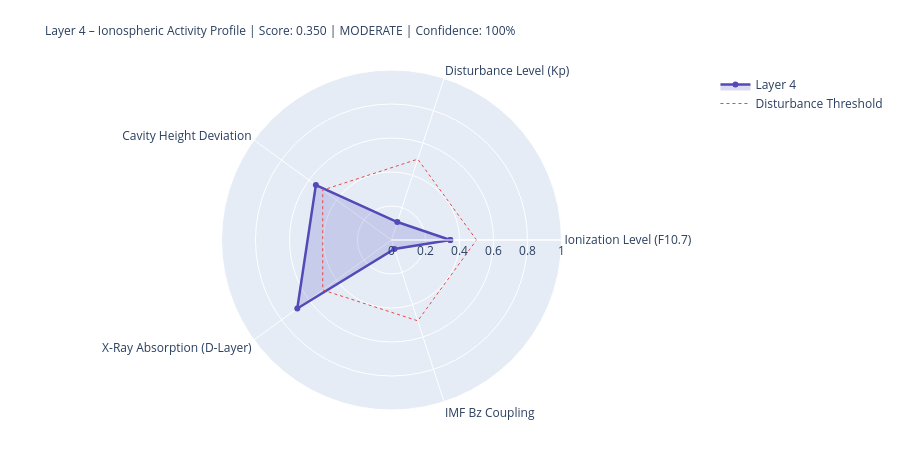

Notebook source saved alongside this figure:
### Markdown cell above
---
## 4. State Assessment & Handoff to Layer 5

### Code cell
# ============================================================
# LAYER-4-SCORE
# ============================================================

COMPONENTS = {
    'Ionization Level (F10.7)':    {'score': ioniz,       'source': 'primary' if f107_now else 'from_layer0', 'dynamic': True},
    'Disturbance Level (Kp)':          {'score': disturb,     'source': 'primary' if kp_now   else 'from_layer0', 'dynamic': True},
    'Cavity Height Deviation':    {'score': h_dev,       'source': 'derived',                                'dynamic': True},
    'X-Ray Absorption (D-Layer)':{'score': xray_ioniz,  'source': 'primary' if xray_now else 'missing',     'dynamic': True},
    'IMF Bz Coupling':             {'score': bz_coupling, 'source': 'primary' if bz_now   else 'from_layer0', 'dynamic': True},
}

available    = {k: v['score'] for k, v in COMPONENTS.items() if v['score'] is not None}
unavailable  = [k for k, v in COMPONENTS.items() if v['score'] is None]
layer4_score = round(sum(available.values()) / len(available), 4) if available else None
confidence   = round(len(available) / len(COMPONENTS), 2)
level = ('unknown' if layer4_score is None
         else 'quiet'   if layer4_score < 0.3
         else 'moderate' if layer4_score < 0.6
         else 'active')
dominant_l4 = max(available, key=available.get) if available else 'none'

# Resonance delta for Schumann SR-1
sr1_ref = schumann_freq(1, 80.0)
sr1_now = schumann_freq(1, h_eff)
sr1_delta_mhz = (sr1_now - sr1_ref) * 1000

# Propagation conditions
prop_cond = ('disturbed'   if kp_val > 4
             else 'unsettled' if kp_val > 2
             else 'normal')
if xray_class in ['X', 'M']:
    prop_cond = 'Radio-Blackout moeglich'

W = 68
print('=' * W)
print('LAYER 4 – IONOSPHERE – STATE ASSESSMENT')
print('=' * W)
for name, comp in COMPONENTS.items():
    s = comp['score']
    if s is not None:
        bar = '█' * int(s * 20) + '░' * (20 - int(s * 20))
        print(f'  {name:<36} {bar}  {s:.3f}  [{comp["source"]}]')
    else:
        print(f'  {name:<36} {"─" * 20}  n/a   [missing]')
print('-' * W)
print(f'  Score:          {layer4_score:.3f}  ({len(available)}/{len(COMPONENTS)} components)')
print(f'  Confidence:     {confidence:.0%}')
print(f'  Level:          {level.upper()}')
print(f'  Dominant:       {dominant_l4}')
print(f'  Cavity height:  {h_eff:.1f} km  (Ref: 80.0 km)')
print(f'  SR-1:           {sr1_now:.3f} Hz  (Δ {sr1_delta_mhz:+.1f} mHz vs. ref)')
print(f'  Propagation:    {prop_cond}')
print(f'  X-Ray:          {xray_class}-class  ({xray_now:.2e} W/m²)' if xray_now else '  X-Ray:          n/a')
print('=' * W)

# Radar
cats   = list(available.keys())
vals_r = list(available.values())
if len(cats) >= 3:
    fig = go.Figure()
    fig.add_trace(go.Scatterpolar(
        r=vals_r + [vals_r[0]], theta=cats + [cats[0]],
        fill='toself', fillcolor='rgba(83,74,183,0.20)',
        line=dict(color='#534AB7', width=2.5), name='Layer 4'
    ))
    fig.add_trace(go.Scatterpolar(
        r=[0.5] * (len(cats)+1), theta=cats + [cats[0]],
        line=dict(color='#E24B4A', dash='dot', width=1),
        mode='lines', name='Disturbance Threshold'
    ))
    fig.update_layout(
        title=dict(
            text=f'Layer 4 – Ionospheric Activity Profile | Score: {layer4_score:.3f} | {level.upper()} | Confidence: {confidence:.0%}',
            font=dict(size=12)
        ),
        polar=dict(radialaxis=dict(visible=True, range=[0, 1])),
        height=450, showlegend=True,
        margin=dict(l=80, r=80, t=70, b=40)
    )
    fig.show()

### Figure 1 — Plotly figure (JSON) as saved in the notebook; plotly's stock layout.template omitted (floating-point values rounded to 4 significant figures)
{"data": [{"fill": "toself", "fillcolor": "rgba(83,74,183,0.20)", "line": {"color": "#534AB7", "width": 2.5}, "name": "Layer 4", "r": [0.346, 0.111, 0.55, 0.685, 0.056, 0.346], "theta": ["Ionization Level (F10.7)", "Disturbance Level (Kp)", "Cavity Height Deviation", "X-Ray Absorption (D-Layer)", "IMF Bz Coupling", "Ionization Level (F10.7)"], "type": "scatterpolar"}, {"line": {"color": "#E24B4A", "dash": "dot", "width": 1}, "mode": "lines", "name": "Disturbance Threshold", "r": [0.5, 0.5, 0.5, 0.5, 0.5, 0.5], "theta": ["Ionization Level (F10.7)", "Disturbance Level (Kp)", "Cavity Height Deviation", "X-Ray Absorption (D-Layer)", "IMF Bz Coupling", "Ionization Level (F10.7)"], "type": "scatterpolar"}], "layout": {"height": 450, "margin": {"b": 40, "l": 80, "r": 80, "t": 70}, "polar": {"radialaxis": {"range": [0, 1], "visible": true}}, "showlegend": true, "title": {"font": {"size": 12}, "text": "Layer 4 – Ionospheric Activity Profile | Score: 0.350 | MODERATE | Confidence: 100%"}}}
